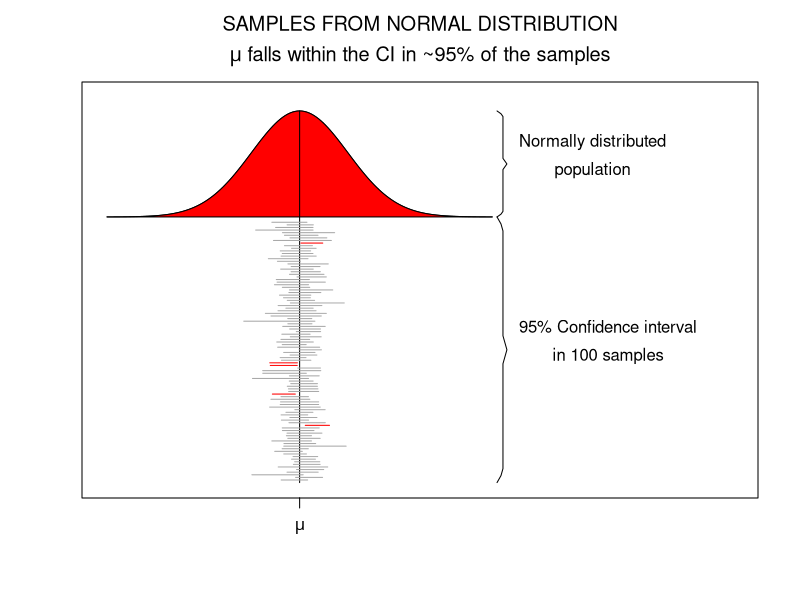
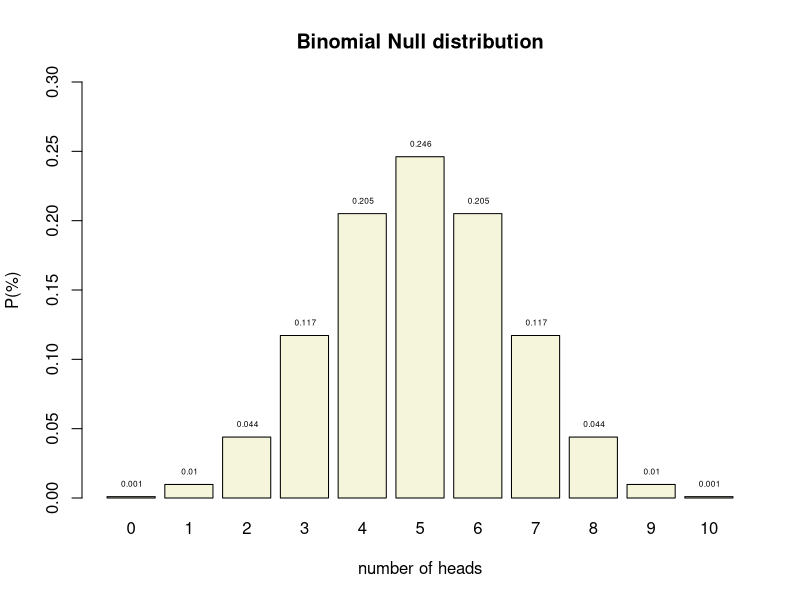
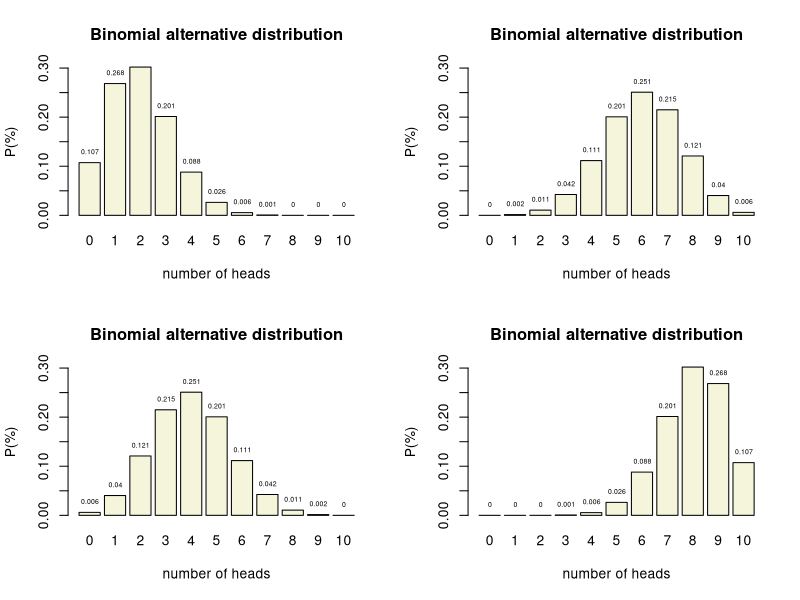
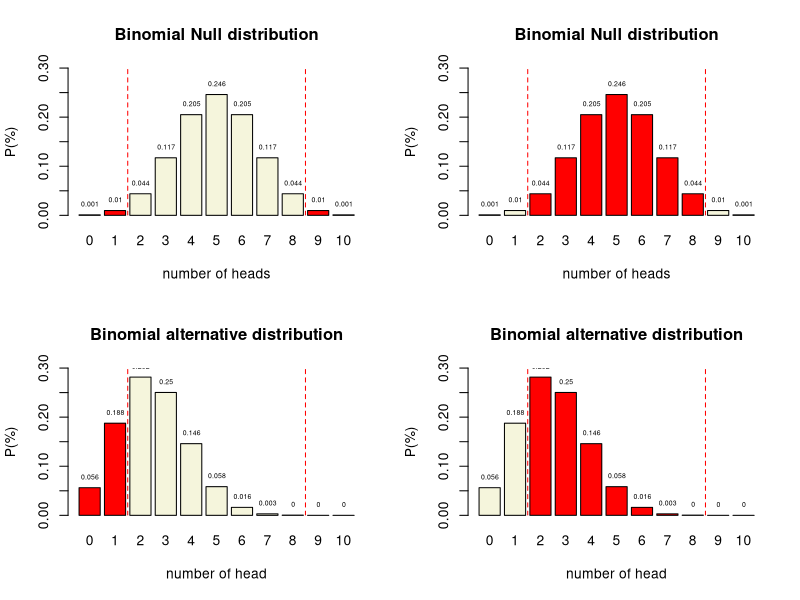
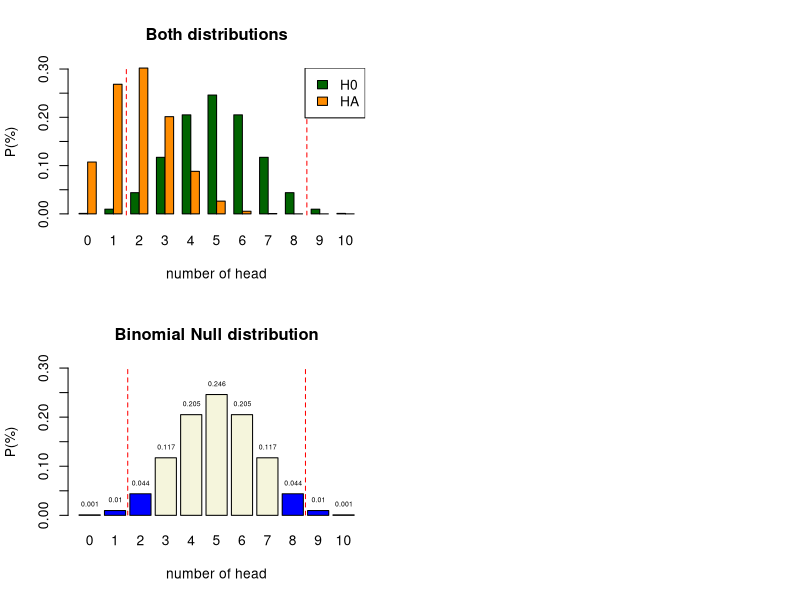
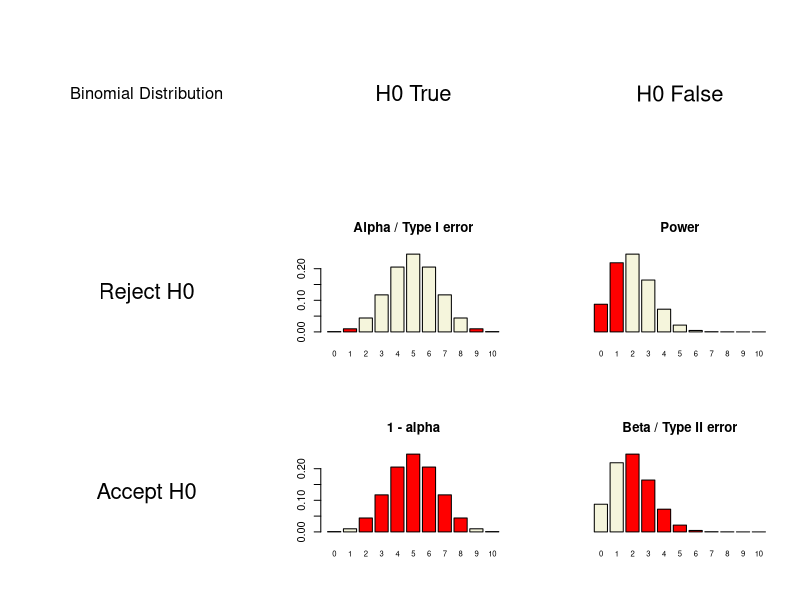

Here is the R script that generated these plots, in order:
## ---- chunk 1

## ---- chunk 2
set.seed(1548)

x  = seq(-4,4,.05) # sequence x values for normal distribution
hx = dnorm(x)      # calculate y values

title = expression(atop("SAMPLES FROM NORMAL DISTRIBUTION",paste(mu," falls within the CI in ~95% of the samples")))

plot(x,hx+1,type="l",ylim=c(0,1.45),xlim=c(-4,9), yaxt="n", xaxt="n",ylab="",xlab="",main=title, mai=c(3,1,2,1),mar=c(3,1,2,1))

# Add red area
polygon(c(x,rev(x)),c(rep(1,length(x)),hx+1),col="red",lty=1)

# Add mu line
lines(c(0,0),c(0,max(hx)+1))

# Add mu symbol to x axis
axis( 1,at=0,labels=expression(mu), cex=2 )

# Create curly braces for normal distribution 
ybracket = seq(1,max(hx)+1,length=39)
xbracket = rep(4.1,39)*c(c(1,1.02),rep(1.03,16),c(1.04,1.05,1.04),rep(1.03,16),c(1.02,1))

lines(xbracket,ybracket,col="black")

# Create curly braces for samples
ybracket = seq(0,1,length=39)
xbracket = rep(4.1,39)*c(c(1,1.02),rep(1.03,16),c(1.04,1.05,1.04),rep(1.03,16),c(1.02,1))

lines(xbracket,ybracket,col="black")

text = expression(atop("Normally distributed","population"))

text(4.1*1.06,1+(max(hx)/2), text,pos=4)

text = expression(atop("95% Confidence interval","in 100 samples","drawn from the","normal distribution"))

text(4.1*1.06,.5, text,pos=4)

# Add confidence intervals

mu  = 0
sig = 1

mu_in_ci = array() # create empty array

iterations = 100

for(i in 1:iterations) {
  
  n      = round(runif(1,10,60)) # use variable sample sizes between 10 and 60
  sample = rnorm(n,mu,sig)       # sample from normal distribution
  
  sample_mean = mean(sample)
  sample_sd   = sd(sample)
  sample_ci   = sample_sd/sqrt(n)
  
  sample_ci_upperbound = sample_mean + sample_ci * 1.96
  sample_ci_lowerbound = sample_mean - sample_ci * 1.96
  
  if(sample_ci_lowerbound < mu & sample_ci_upperbound > mu) {
    
    mu_in_ci[i] = 1	
    col = "darkgrey"	
  }
  else {
    mu_in_ci[i] = 0
    col = "red"
  }
  
  # plot CI lines
  lines(c(sample_ci_lowerbound,sample_ci_upperbound),rep((.98/iterations)*i,2),col=col)
  
}

percentage = (1/iterations)*sum(mu_in_ci)
## ---- chunk 3
#| output-location: slide

n <- 10   # Sample size
k <- 0:n  # Discrete probability space
p <- .5   # Probability of head

coin <- 0:1

permutations <- factorial(n) / ( factorial(k) * factorial(n-k) )
# permutations

p_k  <- p^k * (1-p)^(n-k)  # Probability of single event
p_kp <- p_k * permutations # Probability of event times 
# the occurrence of that event

title <- "Binomial Null distribution"

# col=c(rep("red",2),rep("beige",7),rep("red",2))

barplot( p_kp, 
         main=title, 
         names.arg=0:n, 
         xlab="number of heads", 
         ylab="P(%)", 
         col='beige',
         ylim=c(0,.3) )

# abline(v = c(2.5,10.9), lty=2, col='red')

text(.6:10.6*1.2,p_kp,round(p_kp,3),pos=3,cex=.5)
## ---- chunk 4

# n = 10   # Sample size
# k = 0:10 # Discrete probability space
prob <- c(.2, .4, .6, .8)  # Probability of head

layout(matrix(1:4, 2,2)) 

for(p in prob) {
  permutations <- factorial(n) / ( factorial(k) * factorial(n-k) )
  
  p_k2  <- p^k  * (1-p)^(n-k)  # Probability of single event
  p_kp2 <- p_k2 * permutations # Probability of event times 
  # the occurrence of that event
  
  title <- "Binomial alternative distribution"
  
  col <- c(rep("red",2),rep("beige",7),rep("red",2))
  
  barplot( p_kp2, 
           main=title, 
           names.arg=0:10, 
           xlab="number of heads", 
           ylab="P(%)", 
           beside=TRUE,
           col="beige",
           ylim=c(0,.3) 
  )
  
  # abline(v = c(2.5,10.9), lty=2, col='red')
  
  text(.6:10.6*1.2,p_kp2,round(p_kp2,3),pos=3,cex=.5)
}
## ---- chunk 5

## ---- chunk 6

## ---- chunk 7

n <- 10   # Sample size
k <- 0:10 # Discrete probability space
p <- .5   # Probability of head

p_k  <- p^k * (1-p)^(n-k)  # Probability of single event
p_kp <- p_k * permutations # Probability of event times 
# the occurrence of that event
# sample = 90
# freq_munt = round(p_kp*sample)
# cbind(k,permutations,p_k,p_kp,freq_munt)

title <- "Binomial Null distribution"

col <- c(rep("red",2),rep("beige",7),rep("red",2))

barplot( p_kp, 
         main=title, 
         names.arg=0:10, 
         xlab="number of heads", 
         ylab="P(%)", 
         col=col,
         ylim=c(0,.3) )

abline(v = c(2.5,10.9), lty=2, col='red')

text(.6:10.6*1.2,p_kp,round(p_kp,3),pos=3,cex=.5)
## ---- chunk 8

## ---- chunk 9

n <- 10   # Sample size
k <- 0:10 # Discrete probability space
p <- .25   # Probability of head

p_k  <- p^k * (1-p)^(n-k)  # Probability of single event
p_kp <- p_k * permutations # Probability of event times 
# the occurrence of that event
# sample = 90
# freq_munt = round(p_kp*sample)
# cbind(k,permutations,p_k,p_kp,freq_munt)

title <- "Binomial alternative distribution"

col <- c(rep("red",2),rep("beige",7),rep("red",2))

barplot( p_kp, 
         main=title, 
         names.arg=0:10, 
         xlab="number of head", 
         ylab="P(%)", 
         col=col,
         ylim=c(0,.3) )

abline(v = c(2.5,10.9), lty=2, col='red')

text(.6:10.6*1.2,p_kp,round(p_kp,3),pos=3,cex=.5)
## ---- chunk 10

## ---- chunk 11

n <- 10   # Sample size
k <- 0:10 # Discrete probability space
p <- .5   # Probability of head

p_k  <- p^k * (1-p)^(n-k)  # Probability of single event
p_kp <- p_k * permutations # Probability of event times 
# the occurrence of that event
# sample = 90
# freq_munt = round(p_kp*sample)
# cbind(k,permutations,p_k,p_kp,freq_munt)

title <- "Binomial Null distribution"

col <- c(rep("beige",2),rep("red",7),rep("beige",2))

barplot( p_kp, 
         main=title, 
         names.arg=0:10, 
         xlab="number of heads", 
         ylab="P(%)", 
         col=col,
         ylim=c(0,.3) )

abline(v = c(2.5,10.9), lty=2, col='red')

text(.6:10.6*1.2,p_kp,round(p_kp,3),pos=3,cex=.5)
## ---- chunk 12

## ---- chunk 13

n <- 10   # Sample size
k <- 0:10 # Discrete probability space
p <- .25   # Probability of head

p_k  <- p^k * (1-p)^(n-k)  # Probability of single event
p_kp <- p_k * permutations # Probability of event times 
# the occurrence of that event
# sample = 90
# freq_munt = round(p_kp*sample)
# cbind(k,permutations,p_k,p_kp,freq_munt)

title <- "Binomial alternative distribution"

col <- c(rep("beige",2),rep("red",7),rep("beige",2))

barplot( p_kp, 
         main=title, 
         names.arg=0:10, 
         xlab="number of head", 
         ylab="P(%)", 
         col=col,
         ylim=c(0,.3) )

abline(v = c(2.5,10.9), lty=2, col='red')

text(.6:10.6*1.2,p_kp,round(p_kp,3),pos=3,cex=.5)
## ---- chunk 14

title <- "Both distributions"

colh0 <- 'darkgreen'
colha <- 'darkorange'

barplot( rbind(dbinom(0:10, 10, .5),
               dbinom(0:10, 10, .2)), 
         main=title, 
         names.arg=0:10, 
         xlab="number of head", 
         ylab="P(%)", 
         col = rbind(colh0,colha),
         beside=TRUE
         #legend.text = c("H0", "HA")
)

abline(v = c(6.5,27.5), lty=2, col='red')

legend("topright", legend=c("H0","HA"), fill=c(colh0, colha))

## ---- chunk 15

n <- 10   # Sample size
k <- 0:10 # Discrete probability space
p <- .5   # Probability of head

p_k  <- p^k * (1-p)^(n-k)  # Probability of single event
p_kp <- p_k * permutations # Probability of event times 
# the occurrence of that event
# sample = 90
# freq_munt = round(p_kp*sample)
# cbind(k,permutations,p_k,p_kp,freq_munt)

title <- "Binomial Null distribution"

col <- c(rep("blue",3),rep("beige",5),rep("blue",2))

barplot( p_kp, 
         main=title, 
         names.arg=0:10, 
         xlab="number of head", 
         ylab="P(%)", 
         col=col,
         ylim=c(0,.3) )

abline(v = c(2.5,10.9), lty=2, col='red')

text(.6:10.6*1.2,p_kp,round(p_kp,3),pos=3,cex=.5)
## ---- chunk 16
#| output-location: slide

N     <- 10  # Sample size
H0    <- .5  # Probability of head under H0 50/50
HA    <- .2  # Aternative expected value
alpha <- .05 # Selected type I error

# Color areas red for selected alpha
area <- dbinom(0:N, N, H0) < alpha/2

# barplot(dbinom(0:N,N, HA)) -> x.values

# x.values
# lb <- x.values[c(qbinom(alpha/2, N+1, H0), qbinom(alpha/2, N+1, H0)+1 )]
# ub <- x.values[c(qbinom(1-(alpha/2), N+1, H0), qbinom(1-(alpha/2), N+1, H0)+1 )]
# 
# mlb <- mean(lb)
# mub <- mean(ub)

col = rep("beige", N+1)
col[area] = "red"

col2 = rep("red", N+1)
col2[area] = "beige"

# Delete # to not color the plots
# col = col2  = "beige"

layout(matrix(1:9,3,3, byrow=T))

plot.new()
text(0.5,0.5,"Binomial Distribution",cex=1.5)
# text(0.5,0.1,paste("N:",N),cex=1.5)

plot.new()
text(0.5,0.5,"H0 True",cex=2)

plot.new()
text(0.5,0.5,"H0 False",cex=2)

plot.new()
text(0.5,0.5,"Reject H0",cex=2)

barplot(dbinom(0:N,N, H0), 
        col  = col, 
        # yaxt = 'n', 
        main = 'Alpha / Type I error', 
        names.arg = 0:N, 
        cex.names = 0.7)


# abline(v = mlb, col="red", lwd=3, lty=2)
# abline(v = mub, col="red", lwd=3, lty=2)

barplot(dbinom(0:N,N, HA), 
        col  = col, 
        yaxt = 'n', 
        main = 'Power', 
        names.arg = 0:N, 
        cex.names = 0.7)

plot.new()
text(0.5,0.5,"Accept H0",cex=2)

barplot(dbinom(0:N,N, H0), 
        col  = col2, 
        # yaxt = 'n', 
        main = '1 - alpha', 
        names.arg = 0:N, 
        cex.names = 0.7)

barplot(dbinom(0:N,N, HA), 
        col  = col2, 
        yaxt = 'n', 
        main = 'Beta / Type II error', 
        names.arg = 0:N, 
        cex.names = 0.7)
